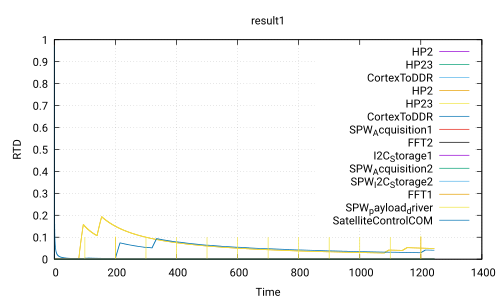

Write gnuplot code to recreate this figure.
 set title 'result1'
 set ylabel 'RTD'
 set xlabel 'Time'
 set grid
 set term pdf
 set output 'Use_case_DoubleCamera_noSafety.ATIPPIC0.executable320.0_60.0.pdf'
 plot 'Use_case_DoubleCamera_noSafety.ATIPPIC0.executable320.0_60.0.csv' using 1:2 with lines title 'HP2','Use_case_DoubleCamera_noSafety.ATIPPIC0.executable320.0_60.0.csv' using 1:3 with lines title 'HP23','Use_case_DoubleCamera_noSafety.ATIPPIC0.executable320.0_60.0.csv' using 1:4 with lines title 'CortexToDDR','Use_case_DoubleCamera_noSafety.ATIPPIC0.executable320.0_60.0.csv' using 1:5 with lines title 'HP2','Use_case_DoubleCamera_noSafety.ATIPPIC0.executable320.0_60.0.csv' using 1:6 with lines title 'HP23','Use_case_DoubleCamera_noSafety.ATIPPIC0.executable320.0_60.0.csv' using 1:7 with lines title 'CortexToDDR','Use_case_DoubleCamera_noSafety.ATIPPIC0.executable320.0_60.0.csv' using 1:8 with lines title 'SPW_Acquisition1','Use_case_DoubleCamera_noSafety.ATIPPIC0.executable320.0_60.0.csv' using 1:9 with lines title 'FFT2','Use_case_DoubleCamera_noSafety.ATIPPIC0.executable320.0_60.0.csv' using 1:10 with lines title 'I2C_Storage1','Use_case_DoubleCamera_noSafety.ATIPPIC0.executable320.0_60.0.csv' using 1:11 with lines title 'SPW_Acquisition2','Use_case_DoubleCamera_noSafety.ATIPPIC0.executable320.0_60.0.csv' using 1:12 with lines title 'SPW_I2C_Storage2','Use_case_DoubleCamera_noSafety.ATIPPIC0.executable320.0_60.0.csv' using 1:13 with lines title 'FFT1','Use_case_DoubleCamera_noSafety.ATIPPIC0.executable320.0_60.0.csv' using 1:14 with lines title 'SPW_payload_driver','Use_case_DoubleCamera_noSafety.ATIPPIC0.executable320.0_60.0.csv' using 1:15 with lines title 'SatelliteControlCOM'
